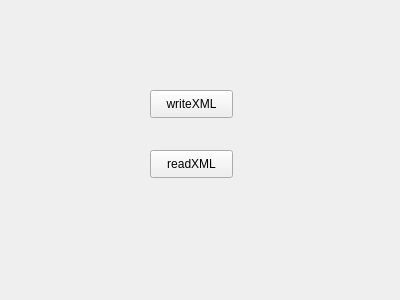
<?xml version="1.0" encoding="UTF-8"?>
<ui version="4.0">
 <class>Widget</class>
 <widget class="QWidget" name="Widget">
  <property name="geometry">
   <rect>
    <x>0</x>
    <y>0</y>
    <width>400</width>
    <height>300</height>
   </rect>
  </property>
  <property name="windowTitle">
   <string>Widget</string>
  </property>
  <widget class="QPushButton" name="pushButton">
   <property name="geometry">
    <rect>
     <x>150</x>
     <y>90</y>
     <width>83</width>
     <height>28</height>
    </rect>
   </property>
   <property name="text">
    <string>writeXML</string>
   </property>
  </widget>
  <widget class="QPushButton" name="pushButton_2">
   <property name="geometry">
    <rect>
     <x>150</x>
     <y>150</y>
     <width>83</width>
     <height>28</height>
    </rect>
   </property>
   <property name="text">
    <string>readXML</string>
   </property>
  </widget>
 </widget>
 <layoutdefault spacing="6" margin="11"/>
 <resources/>
 <connections/>
</ui>
